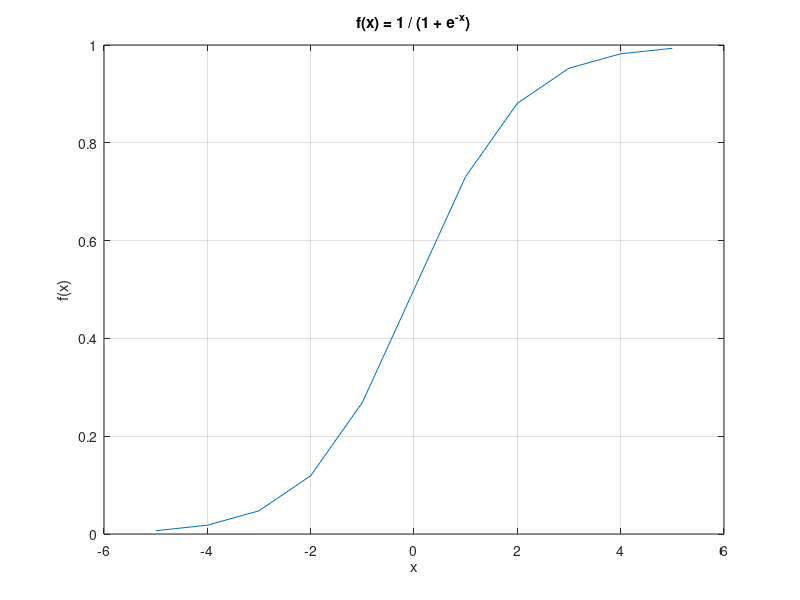
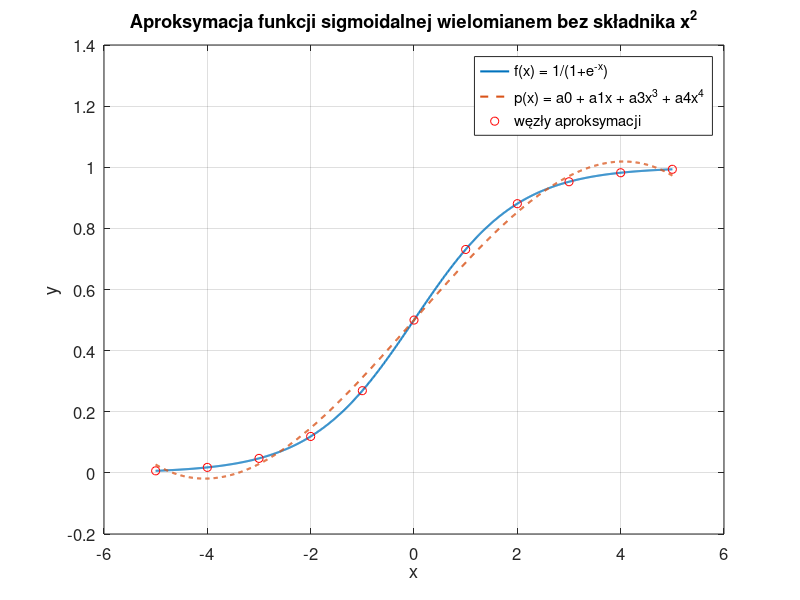

Here is the MATLAB script that generated these plots, in order:
clear
close all
clc

f = @(x) 1 ./ (1 + exp(-x));

xi = -5:1:5;
yi = f(xi);

plot(xi, yi)
grid on
xlabel('x')
ylabel('f(x)')
title('f(x) = 1 / (1 + e^{-x})')

%  Budowa macierzy projektującej (bez x^2) 
X = [ones(size(xi(:))), xi(:), xi(:).^3, xi(:).^4];

%  Obliczenie współczynników wielomianu w sensie najmniejszych kwadratów
a = X \ yi(:);
a0 = a(1); a1 = a(2); a3 = a(3); a4 = a(4);


p = @(x) a0+a1.*x + a3.*x.^3 + a4.*x.^4;

xd = linspace(-5, 5, 1000);
yd = f(xd);
pd = p(xd);

% ---------------------------------------------------

diff = yd - pd;               % wektor różnic
MAE = mean(abs(diff));        % średni błąd bezwzględny 
%                               -> zsumuj wektor różnic i podziel prze liczbę punktów
RMSE = sqrt(mean(diff.^2));   % pierwiastek z błędu średniokwadratowego

% --- Wyniki ---
fprintf('Współczynniki aproksymacji:\n');
fprintf('a0 = %.6f\n', a0);
fprintf('a1 = %.6f\n', a1);
fprintf('a3 = %.6f\n', a3);
fprintf('a4 = %.6f\n', a4);
fprintf('\nŚredni błąd bezwzględny = %.6f\n', MAE);
fprintf('Pierwiastek z błędu średniokwadratowego (RMSE) = %.6f\n', RMSE);

% --- Wykres ---
figure('Color','w');
plot(xd, yd, 'LineWidth', 1.5, 'DisplayName', 'f(x) = 1/(1+e^{-x})');
hold on;
plot(xd, pd, '--', 'LineWidth', 1.5, 'DisplayName', 'p(x) = a0 + a1x + a3x^3 + a4x^4');
plot(xi, yi, 'ro', 'DisplayName', 'węzły aproksymacji');
grid on;
xlabel('x'); ylabel('y');
title('Aproksymacja funkcji sigmoidalnej wielomianem bez składnika x^2');
legend('Location','best');
set(gca, 'FontSize', 12);